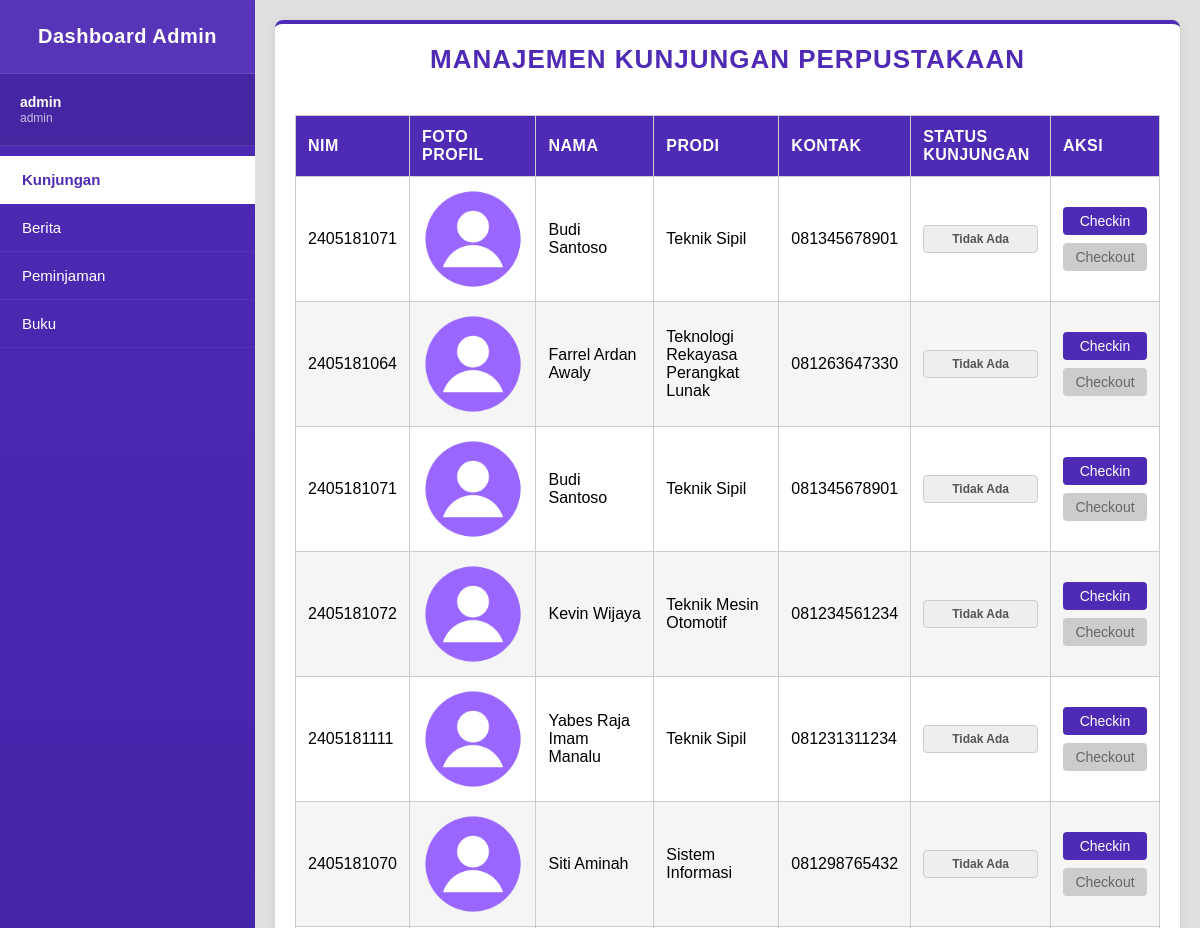
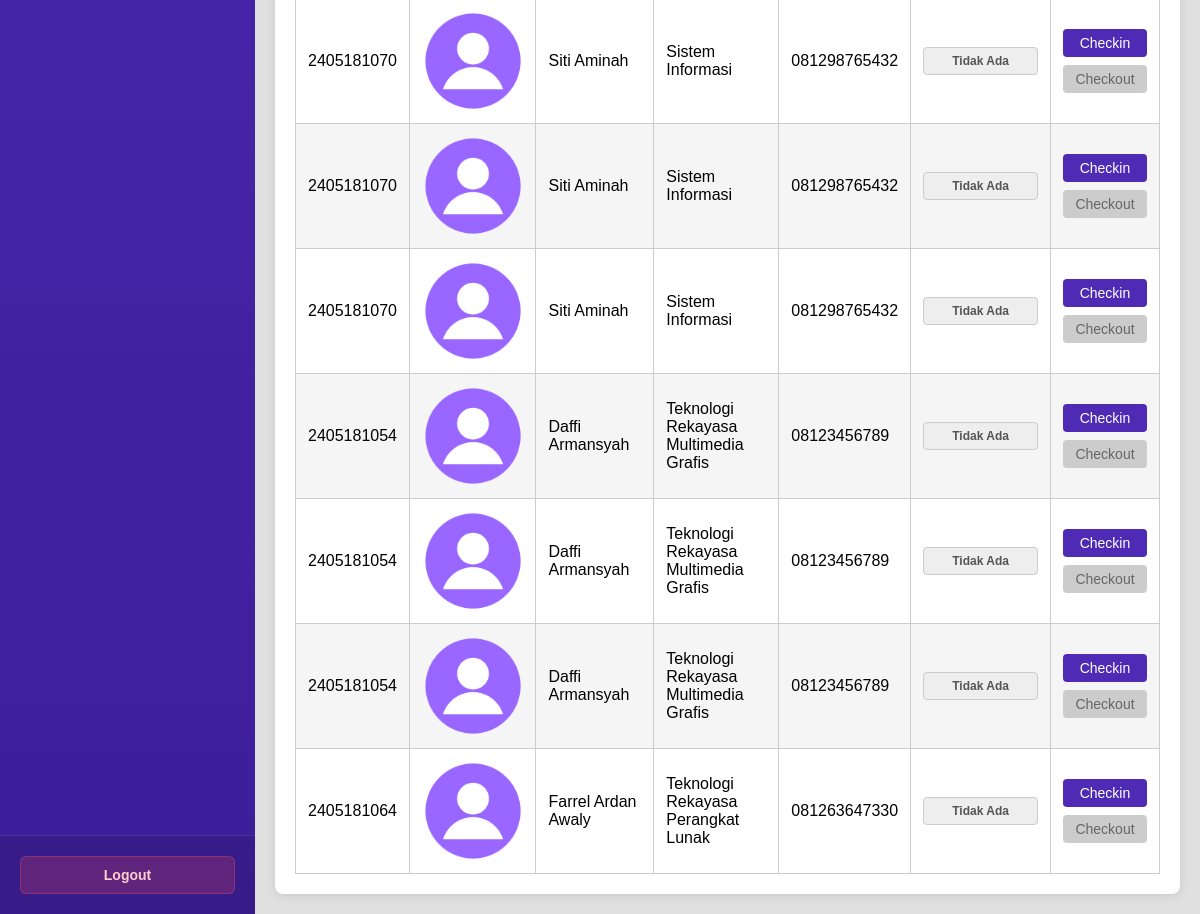
Screenshot of /dashboard/dashboardkunjungan.php (signed in) with the database file from the repository (2 pictures, top to bottom).
### tables this page shows
CREATE TABLE `petugas` (
  `petugas_id` int(7) NOT NULL,
  `nama` varchar(150) NOT NULL,
  `username` varchar(100) NOT NULL,
  `password` varchar(150) NOT NULL
);

CREATE TABLE `kunjungan` (
  `id_kunjungan` int(11) NOT NULL,
  `nim` varchar(11) DEFAULT NULL,
  `tgl_dan_waktu_kunjungan` datetime NOT NULL DEFAULT CURRENT_TIMESTAMP,
  `tgl_dan_waktu_keluar` datetime DEFAULT NULL,
  `lama_kunjungan` time DEFAULT NULL
);

CREATE TABLE `pengguna` (
  `nim` varchar(11) NOT NULL,
  `nama` varchar(150) NOT NULL,
  `password` varchar(150) NOT NULL,
  `foto_profile` varchar(150) DEFAULT NULL,
  `kontak` varchar(15) NOT NULL,
  `riwayat_kunjungan` float DEFAULT NULL,
  `prodi_id` int(5) DEFAULT NULL,
  `jurusan_id` int(5) DEFAULT NULL,
  `poin_aktivitas` int(5) DEFAULT NULL
);

CREATE TABLE `program_studi` (
  `prodi_id` int(5) NOT NULL,
  `jurusan_id` int(5) NOT NULL,
  `nama_prodi` varchar(150) NOT NULL
);

### function.php (called while the page is built, shortened)
<?php
function detail_petugas($conn, $petugas_id)
{
    $sql = "SELECT * FROM petugas WHERE petugas_id = ?";
    $stmt = mysqli_prepare($conn, $sql);
    $stmt->bind_param("s", $petugas_id);
    $stmt->execute();
    $resultData = $stmt->get_result();
    return $resultData;
}

### polmed_function.php (called while the page is built, shortened)
<?php
function kunjungan_is_checked_in($conn, $nim)
{
    $today = date('Y-m-d');
    $sql = "SELECT id_kunjungan FROM kunjungan WHERE nim = ? AND DATE(tgl_dan_waktu_kunjungan) = ? LIMIT 1";
    $stmt = mysqli_prepare($conn, $sql);
    $stmt->bind_param("ss", $nim, $today);
    $stmt->execute();
    $res = $stmt->get_result();
    return ($res && $res->num_rows > 0);
}
function kunjugan_status($conn, $nim)
{
    $sql = "SELECT * FROM kunjungan WHERE nim = ? ORDER BY tgl_dan_waktu_kunjungan DESC LIMIT 1";
    $stmt = mysqli_prepare($conn, $sql);
    $stmt->bind_param("s", $nim);
    $stmt->execute();
    $res = $stmt->get_result();
    if ($res && $res->num_rows > 0) {
        return $res->fetch_assoc();
    }
    return false;
}
function list_all_kunjungan($conn)
{
    $sql = "SELECT k.*, u.nama, u.kontak, ps.nama_prodi FROM kunjungan k LEFT JOIN pengguna u ON k.nim = u.nim LEFT JOIN program_studi ps ON u.prodi_id = ps.prodi_id ORDER BY k.tgl_dan_waktu_kunjungan DESC";
    return mysqli_query($conn, $sql);
}

### dashboard/dashboardkunjungan.php (the view, shortened to what this page needs)
<?php
include '../conn.php';
include '../function.php';
require_once '../polmed_function.php';
$dataPetugas = detail_petugas($conn, $_SESSION['petugas_id'])->fetch_assoc();
$dataKunjugan = list_all_kunjungan($conn);
?>
<!DOCTYPE html>
<html lang="id">
<head>
    <link rel="stylesheet" href="style.css">
</head>
<body class="dashboard-page">
    <div class="sidebar">
        <div class="sidebar-header">Dashboard Admin</div>
        <div class="admin-profile">
            <div class="admin-info">
                <div class="admin-name"><?= $dataPetugas['nama']; ?></div>
                <div class="admin-username"><?= $dataPetugas['username'] ?></div>
            </div>
        </div>
        <ul class="sidebar-menu">
            <li class="active"><a href="dashboardkunjungan.php">Kunjungan</a></li>
            <li><a href="dashboardberita.php">Berita</a></li>
            <li><a href="dashpeminjaman.php">Peminjaman</a></li>
            <li><a href="dashboardbuku.php">Buku</a></li>
        </ul>
        <div class="sidebar-footer">
            <a href="logout.php" class="btn-logout">
                Logout
            </a>
        </div>
    </div>
    <div class="main-content">
        <div class="content-container">
            <h1>Manajemen Kunjungan Perpustakaan</h1>
            <div class="table-container">
                <table>
                    <thead>
                        <tr>
                            <th>NIM</th>
                            <th>Foto Profil</th>
                            <th>Nama</th>
                            <th>Prodi</th>
                            <th>Kontak</th>
                            <th>Status Kunjungan</th>
                            <th>Aksi</th>
                        </tr>
                    </thead>
                    <tbody>
                        <?php while ($user = mysqli_fetch_assoc($dataKunjugan)) : ?>
                            <?php
                                $is_checked_in = kunjungan_is_checked_in($conn, $user['nim']);
                                $is_checked_out = kunjugan_status($conn, $user['nim']);
                                $btn_checkin_class = $is_checked_in ? 'btn-disabled' : '';
                                $btn_checkout_class = $is_checked_in ? '' : 'btn-disabled';
                                $btn_ischecked = $is_checked_out['tgl_dan_waktu_keluar'] != null ? 'btn-disabled' : '';
                                $foto = !empty($user['foto_profil']) ? $user['foto_profil'] : '../GAMBAR/image.png';
                            ?>
                            <tr>
                                <td><?= htmlspecialchars($user['nim']) ?></td>
                                <td class="centered">
                                    <img src="<?= htmlspecialchars($foto) ?>" alt="Foto Profil" class="img-standard img-profile">
                                </td>
                                <td><?= htmlspecialchars($user['nama']) ?></td>
                                <td><?= htmlspecialchars($user['nama_prodi']) ?></td>
                                <td><?= htmlspecialchars($user['kontak']) ?></td>
                                <td style="text-align: center;">
                                    <?php if($is_checked_in && $is_checked_out['tgl_dan_waktu_keluar'] == null): ?>
                                        <span class="badge badge-success">Sedang Berkunjung</span>
                                    <?php elseif($is_checked_in): ?>
                                        <span class="badge badge-info">Sudah Checkout</span>
                                    <?php else: ?>
                                        <span class="badge badge-no">Tidak Ada</span>
                                    <?php endif; ?>
                                </td>
                                <td>
                                    <div class="action-buttons centered" >
                                        <form method="POST" style="display: inline;">
                                            <button type="submit" class="btn btn-checkin <?= $btn_checkin_class ?>">
                                                Checkin
                                            </button>
                                        </form>
                                        <form method="POST" style="display: inline;">
                                            <button type="submit" class="btn btn-checkout <?= $btn_checkout_class ?> <?= $btn_ischecked ?>">
                                                Checkout
                                            </button>
                                        </form>
                                    </div>
                                </td>
                            </tr>
                        <?php endwhile; ?>
                </table>
            </div>
        </div>
    </div>
</body>
</html>

### dashboard/style.css (style rules this page uses)
* { margin: 0; padding: 0; box-sizing: border-box; font-family: "Poppins", sans-serif; }
body.dashboard-page { background-color: #121212; color: #ffffff; display: flex; height: 100vh; overflow: hidden; }
.sidebar { width: 255px; background: linear-gradient(180deg, #4f2ab5, #3d1e99); display: flex; flex-direction: column; box-shadow: 4px 0 15px rgba(0, 0, 0, 0.25); flex-shrink: 0; }
.sidebar-header { padding: 25px 20px; background-color: rgba(255, 255, 255, 0.05); border-bottom: 1px solid rgba(255, 255, 255, 0.1); font-size: 20px; font-weight: 700; color: white; text-align: center; letter-spacing: 0.5px; }
.admin-profile { display: flex; align-items: center; padding: 20px; border-bottom: 1px solid rgba(255, 255, 255, 0.1); background-color: rgba(0, 0, 0, 0.1); }
.admin-info { display: flex; flex-direction: column; }
.admin-name { font-size: 14px; font-weight: 600; color: #fff; line-height: 1.2; }
.admin-username { font-size: 12px; color: rgba(255, 255, 255, 0.7); }
.sidebar-menu { list-style: none; padding: 10px 0; flex-grow: 1; overflow-y: auto; }
.sidebar-menu li { padding: 15px 22px; cursor: pointer; color: #ffffff; position: relative; font-size: 15px; transition: all 0.25s ease; border-bottom: 1px solid rgba(255, 255, 255, 0.05); }
.sidebar-menu li.active { background-color: #ffffff; color: #4f2ab5; font-weight: 700; }
.sidebar-menu li a { text-decoration: none; color: inherit; display: block; width: 100%; height: 100%; }
.sidebar-footer { padding: 20px; border-top: 1px solid rgba(255, 255, 255, 0.1); background-color: rgba(0, 0, 0, 0.1); }
.btn-logout { display: block; width: 100%; padding: 10px; background-color: rgba(255, 80, 80, 0.2); color: #ffcccc; text-align: center; text-decoration: none; border-radius: 6px; font-size: 14px; font-weight: 600; transition: 0.3s; border: 1px solid rgba(255, 80, 80, 0.3); }
.btn-disabled { background-color: #cccccc !important; color: #666666 !important; cursor: not-allowed; pointer-events: none; border: 1px solid #999; }
.main-content { flex-grow: 1; background-color: #e0e0e0; padding: 20px; overflow-y: auto; }
.content-container { background-color: white; border-radius: 8px; box-shadow: 0 2px 10px rgba(0, 0, 0, 0.1); padding: 20px; max-width: 100%; border-top: 4px solid #4f2ab5; }
.dashboard-page h1 { margin-bottom: 20px; color: #4f2ab5; text-align: center; font-size: 26px; font-weight: 700; text-transform: uppercase; letter-spacing: 1px; }
.table-container { overflow-x: auto; }
table { width: 100%; border-collapse: collapse; margin-top: 20px; }
th, td { padding: 12px; text-align: left; border: 1px solid #ccc; color: black; vertical-align: middle; }
th { background-color: #4f2ab5; font-weight: bold; color: white; text-transform: uppercase; letter-spacing: 0.5px; }
tr:nth-child(even) { background-color: #f5f5f5; }
.centered img { display: block; margin: 0 auto; }
.img-standard { object-fit: cover; border-radius: 4px; }
.img-profile { width: 100px; aspect-ratio: 1/1; }
.action-buttons { display: flex; gap: 8px; flex-direction: column; align-items: center; }
.btn { padding: 6px 12px; border: none; border-radius: 4px; cursor: pointer; font-size: 14px; transition: background-color 0.3s; text-align: center; display: inline-block; width: 84px; }
.btn-primary, .btn-checkin, .btn-update, .btn-save { background-color: #4f2ab5; color: white; }
.btn-secondary, .btn-checkout, .btn-delete, .btn-cancel { background-color: #e0e0e0; color: #4f2ab5; text-decoration: none; }
.badge { padding: 6px 10px; border-radius: 4px; font-size: 12px; font-weight: 600; display: inline-block; text-align: center; width: 100%; }
.badge-no { background-color: #eee; color: #555; border: 1px solid #ccc; }

### rows the page displays
petugas: nama "admin", username "admin"
kunjungan: nim "2405181071", nim.nama "Budi Santoso", program_studi.nama_prodi "Teknik Sipil", nim.kontak "081345678901"
kunjungan: nim "2405181064", nim.nama "Farrel Ardan Awaly", program_studi.nama_prodi "Teknologi Rekayasa Perangkat Lunak", nim.kontak "081263647330"
kunjungan: nim "2405181071", nim.nama "Budi Santoso", program_studi.nama_prodi "Teknik Sipil", nim.kontak "081345678901"
kunjungan: nim "2405181072", nim.nama "Kevin Wijaya", program_studi.nama_prodi "Teknik Mesin Otomotif", nim.kontak "081234561234"
kunjungan: nim "2405181111", nim.nama "Yabes Raja Imam Manalu", program_studi.nama_prodi "Teknik Sipil", nim.kontak "081231311234"
kunjungan: nim "2405181070", nim.nama "Siti Aminah", program_studi.nama_prodi "Sistem Informasi", nim.kontak "081298765432"
kunjungan: nim "2405181070", nim.nama "Siti Aminah", program_studi.nama_prodi "Sistem Informasi", nim.kontak "081298765432"
kunjungan: nim "2405181070", nim.nama "Siti Aminah", program_studi.nama_prodi "Sistem Informasi", nim.kontak "081298765432"
kunjungan: nim "2405181070", nim.nama "Siti Aminah", program_studi.nama_prodi "Sistem Informasi", nim.kontak "081298765432"
kunjungan: nim "2405181054", nim.nama "Daffi Armansyah", program_studi.nama_prodi "Teknologi Rekayasa Multimedia Grafis", nim.kontak "08123456789"
kunjungan: nim "2405181054", nim.nama "Daffi Armansyah", program_studi.nama_prodi "Teknologi Rekayasa Multimedia Grafis", nim.kontak "08123456789"
kunjungan: nim "2405181054", nim.nama "Daffi Armansyah", program_studi.nama_prodi "Teknologi Rekayasa Multimedia Grafis", nim.kontak "08123456789"
kunjungan: nim "2405181064", nim.nama "Farrel Ardan Awaly", program_studi.nama_prodi "Teknologi Rekayasa Perangkat Lunak", nim.kontak "081263647330"
